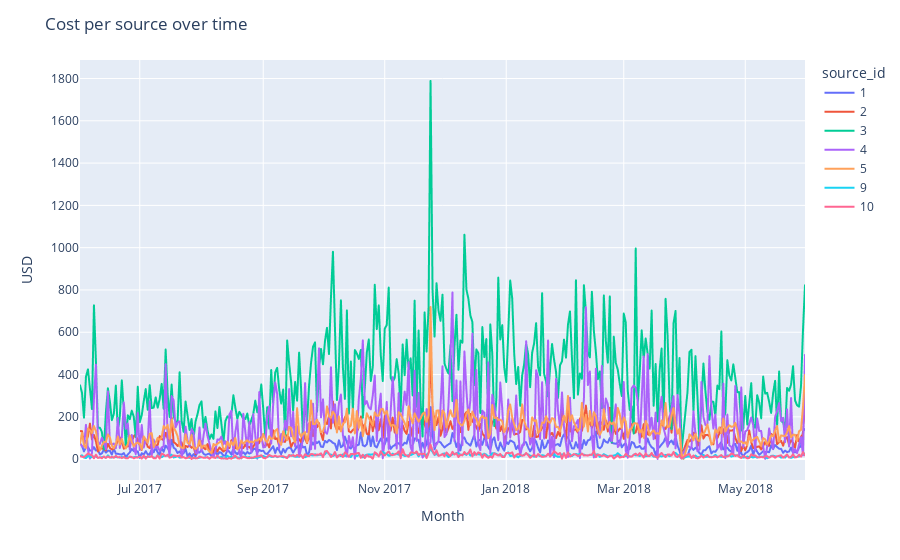

Notebook code for this chart:
### Code cell
# Generating a line plot of total cost over time per source
fig = px.line(costs, x='dt', y='costs', color='source_id',
             labels={"dt":"Month","costs":"USD"})
fig.update_layout(title='Cost per source over time')
fig.show()

### Figure 1 — Plotly figure (JSON) as saved in the notebook; plotly's stock layout.template omitted (floating-point values rounded to 4 significant figures; data arrays with more than 128 entries replaced by an {"elided": "..."} marker saying what was removed)
{"data": [{"hovertemplate": "source_id=1<br>Month=%{x}<br>USD=%{y}<extra></extra>", "legendgroup": "1", "line": {"color": "#636efa", "dash": "solid"}, "marker": {"symbol": "circle"}, "mode": "lines", "name": "1", "showlegend": true, "type": "scattergl", "x": {"elided": "363 str values"}, "xaxis": "x", "y": {"elided": "363 float values"}, "yaxis": "y"}, {"hovertemplate": "source_id=2<br>Month=%{x}<br>USD=%{y}<extra></extra>", "legendgroup": "2", "line": {"color": "#EF553B", "dash": "solid"}, "marker": {"symbol": "circle"}, "mode": "lines", "name": "2", "showlegend": true, "type": "scattergl", "x": {"elided": "363 str values"}, "xaxis": "x", "y": {"elided": "363 float values"}, "yaxis": "y"}, {"hovertemplate": "source_id=3<br>Month=%{x}<br>USD=%{y}<extra></extra>", "legendgroup": "3", "line": {"color": "#00cc96", "dash": "solid"}, "marker": {"symbol": "circle"}, "mode": "lines", "name": "3", "showlegend": true, "type": "scattergl", "x": {"elided": "363 str values"}, "xaxis": "x", "y": {"elided": "363 float values"}, "yaxis": "y"}, {"hovertemplate": "source_id=4<br>Month=%{x}<br>USD=%{y}<extra></extra>", "legendgroup": "4", "line": {"color": "#ab63fa", "dash": "solid"}, "marker": {"symbol": "circle"}, "mode": "lines", "name": "4", "showlegend": true, "type": "scattergl", "x": {"elided": "363 str values"}, "xaxis": "x", "y": {"elided": "363 float values"}, "yaxis": "y"}, {"hovertemplate": "source_id=5<br>Month=%{x}<br>USD=%{y}<extra></extra>", "legendgroup": "5", "line": {"color": "#FFA15A", "dash": "solid"}, "marker": {"symbol": "circle"}, "mode": "lines", "name": "5", "showlegend": true, "type": "scattergl", "x": {"elided": "364 str values"}, "xaxis": "x", "y": {"elided": "364 float values"}, "yaxis": "y"}, {"hovertemplate": "source_id=9<br>Month=%{x}<br>USD=%{y}<extra></extra>", "legendgroup": "9", "line": {"color": "#19d3f3", "dash": "solid"}, "marker": {"symbol": "circle"}, "mode": "lines", "name": "9", "showlegend": true, "type": "scattergl", "x": {"elided": "363 str values"}, "xaxis": "x", "y": {"elided": "363 float values"}, "yaxis": "y"}, {"hovertemplate": "source_id=10<br>Month=%{x}<br>USD=%{y}<extra></extra>", "legendgroup": "10", "line": {"color": "#FF6692", "dash": "solid"}, "marker": {"symbol": "circle"}, "mode": "lines", "name": "10", "showlegend": true, "type": "scattergl", "x": {"elided": "363 str values"}, "xaxis": "x", "y": {"elided": "363 float values"}, "yaxis": "y"}], "layout": {"legend": {"title": {"text": "source_id"}, "tracegroupgap": 0}, "margin": {"t": 60}, "title": {"text": "Cost per source over time"}, "xaxis": {"anchor": "y", "domain": [0, 1], "title": {"text": "Month"}}, "yaxis": {"anchor": "x", "domain": [0, 1], "title": {"text": "USD"}}}}
